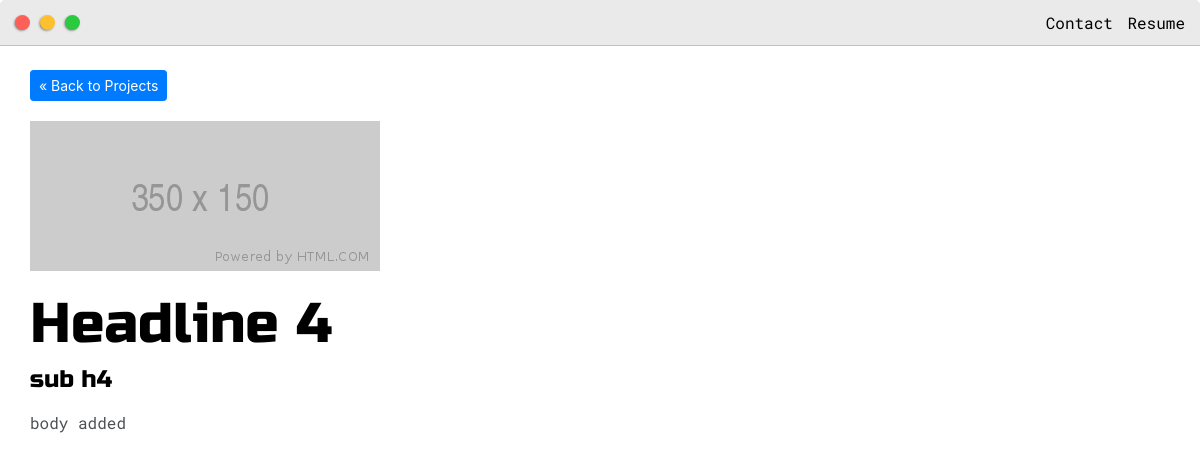
The app's page /post/headline-4/ with its own data.
### base/models.py (models this page shows, shortened)
class Post(models.Model):
    headline = models.CharField(max_length=200)
    sub_headline = models.CharField(max_length=200, null=True, blank=True)
    thumbnail = models.ImageField(null=True, blank=True, upload_to="images", default="placeholder1.png")
    body = RichTextUploadingField(null=True, blank=True)
    created = models.DateTimeField(auto_now_add=True)
    active = models.BooleanField(default=False)
    featured = models.BooleanField(default=False)
    tags = models.ManyToManyField(Tag, null=True)
    slug = models.SlugField(null=True, blank=True)

### base/views.py (the view)
# urls.py: path('post/<slug:slug>/', views.post, name='post'),
def post(request, slug):
    post = Post.objects.get(slug=slug)
    context = {'post': post}
    return render(request, 'base/post.html', context)

### base/templates/base/post.html (shortened to what this page needs)
{% extends 'base/main.html' %}
{% load static %}
{% block content %}
    <div class="main-container">
        <br>
        <a class="btn btn-sm btn-primary" href="{% url 'posts' %}">&laquo Back to Projects</a>
        <br>
        <img class="featured_image"  src="{{ post.thumbnail.url}}">
        <h1>{{ post.headline }}</h1>
        <h4>{{ post.sub_headline }}</h4>
        <p>
            {{ post.body | safe }}
        </p>
    </div>
{% endblock content%}

### static/css/default.css (style rules this page uses)
:root { --mainColor:#eaeaea; --mainShadow: 20px 20px 60px #c7c7c7, -20px -20px 60px #ffffff; --mainRadius: 5px 5px 0 0; --secondaryColor:#fff; --secondaryShadow: 14px 14px 12px #f7f7f7, -14px -14px 12px #ffffff; --secondaryRadius: 5px;; --borderColor:#c1c1c1; --mainText:black; --secondaryText:#4b5156; --themeDotBorder: #24292e; --previewBg:rgb(251,249,243,0.8); --previewShadow:#f0ead6; --buttonColor:black; --inputField: inset 8px 8px 38px #ededed, inset -8px -8px 38px #ffffff; }
html,body { padding: 0; margin: 0; scroll-behavior: smooth; }
body * { transition: 0.4s; }
h1,h2,h3,h4,h5,h6,strong { color: var(--mainText); font-family: 'Russo One', sans-serif; font-weight: 500; }
p,li,span,label,input,textarea { color: var(--secondaryText); font-family: 'Roboto Mono', monospace; }
a { text-decoration: none; color: #17a2b8; }
h1 { font-size: 56px }
h4 { font-size: 24px }
.main-container { width: 1200px; margin: 0 auto; }
@media screen and (max-width: 1200px) { .main-container { width: 95%; } }

### base/templates/base/post.html (style rules this page uses)
img { max-width: 100%; object-fit: cover; }
.featured_image { margin-top: 20px; margin-bottom: 20px; }

### records on screen
Post: thumbnail (placeholder picture), headline "Headline 4", sub_headline "sub h4", body "body added"
